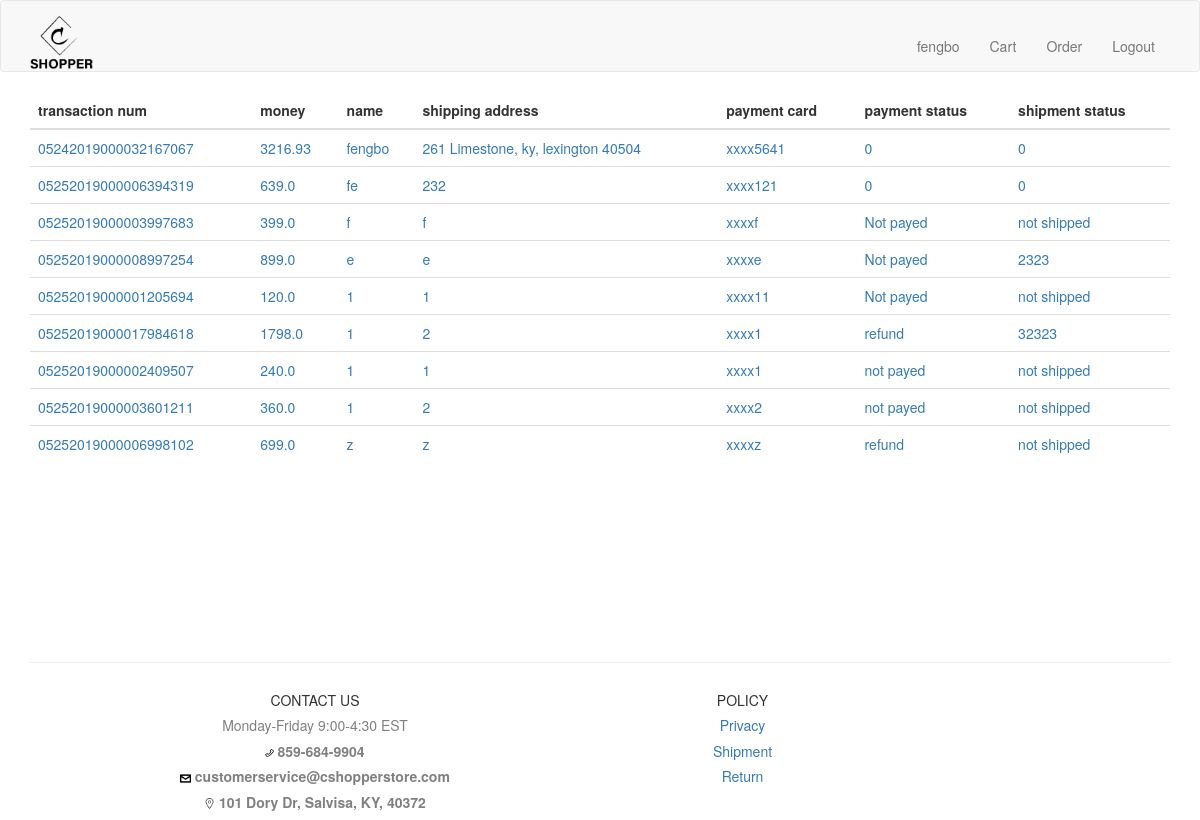
The app's page /mytrans (signed in), older data.
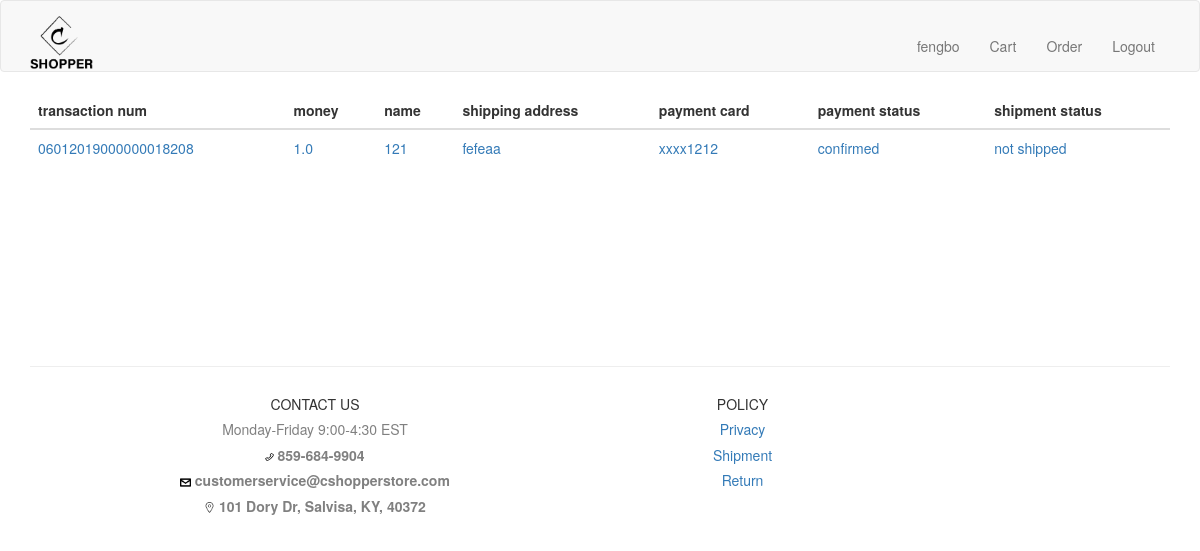
The same page, newer data.
### __init__.py (models this page shows, shortened)
class User(UserMixin, db.Model):
    id = db.Column(db.Integer, primary_key=True)
    username = db.Column(db.String(64), index=True, unique=True)
    email = db.Column(db.String(120), index=True, unique=True)
    password_hash = db.Column(db.String(128))
    '''
    mycart = db.relationship(
        'Products', secondary=shopingcart,
        primaryjoin=(shopingcart.c.user_id == id),
        secondaryjoin=(shopingcart.c.prd_id == Products.id),
        backref=db.backref('buyer', lazy='dynamic'), lazy='dynamic')
    '''
    '''
    def addtocart(self, prd):
        if not self.is_in_cart(prd):
            self.mycart.append(prd)

    def remove(self, prd):
        if self.is_in_cart(prd):
            self.mycart.remove(prd)

    def is_in_cart(self, prd):
        return self.mycart.filter(
            shopingcart.c.prd_id == prd.id).count() > 0

    def all_in_my_carts(self):
        return self.mycart.order_by(Products.name.asc()).all()
    '''

class Transsummary(db.Model):
    id = db.Column(db.Integer, primary_key=True)
    user_id = db.Column(db.Integer, db.ForeignKey('user.id'),
        nullable=False)
    money=db.Column(db.Float)
    transnum=db.Column(db.String(20))#8+8+4
    time=db.Column(db.String(8))
    shipname=db.Column(db.String(30))
    addr=db.Column(db.String(200))
    creditcard=db.Column(db.String(30)) #card number
    creditname=db.Column(db.String(30)) #card name
    creditid=db.Column(db.String(4))  #3240 last 4 or 3
    creditexpmonth=db.Column(db.String(2)) #02
    creditexpyear=db.Column(db.String(4)) #2022
    paymentstatus=db.Column(db.String(100))#1 pay, 0 not pay -1 refund
    shipmentstatus=db.Column(db.String(100))#1ship 0 not ship -1 return back

### __init__.py (the view)
@app.route('/mytrans')
@login_required
def mytrans():
    alltrans = Transsummary.query.filter_by(user_id= current_user.id).all()
    return render_template('mytrans.html', trans=alltrans)

### __init__.py (called while the page is built)
@login.user_loader
def load_user(id):
    return User.query.get(int(id))

### templates/mytrans.html
{% extends "base.html" %}
{% import 'bootstrap/wtf.html' as wtf %}
{% block app_content %}
  <div>
        <table class="table">
          <thead>
              <tr>
                <th scope="col">transaction num</th>
                <th scope="col">money</th>
                <th scope="col">name</th>
                <th scope="col">shipping address</th>
                <th scope="col">payment card</th>
                <th scope="col">payment status</th>
                <th scope="col">shipment status</th>
              </tr>
          </thead>
          <tbody>
          {% if trans %}
              {% for any in trans %}
              <tr>
                <td >
                  <a href="{{ url_for('transdetail', transnum= any.transnum) }}">{{ any.transnum}}</a>
                </td>
                <td >
                  <a>{{ any.money}}</a>
                </td>
                <td >
                  <a>{{ any.shipname}}</a>
                </td>
                <td >
                  <a>{{ any.addr}}</a>
                </td>
                <td >
                  <a>xxxx{{ any.creditcard[-4:]}}</a>
                </td>
                <td >
                  <a>{{ any.paymentstatus}}</a>
                </td>
                <td >
                  <a>{{ any.shipmentstatus}}</a>
                </td>
              </tr>
              {% endfor %}
        {% endif %}
        </tbody>
        </table>
   </div>
{% endblock %}

### templates/base.html (shortened to what this page needs)
{% extends 'bootstrap/base.html' %}
{% block navbar %}
    <nav class="navbar navbar-default">
        <div class="container">
            <div class="navbar-header">
                <a class="navbar-brand" href="{{ url_for('index') }}"><img width="9%" src="{{url_for('static', filename='cshopper.png')}}"/></a>
            </div>
            <div class="collapse navbar-collapse" id="bs-example-navbar-collapse-1">
                <ul class="nav navbar-nav navbar-right">
		   <br>
                    {% if current_user.is_anonymous %}
                    <li><a href="{{ url_for('login') }}">Login</a></li>
                    {% else %}
                    <li><a >{{current_user.username}}</a></li>
                      {% if current_user.username=="shaochaoqun" %}
                      <li><a href="{{ url_for('managerpage') }}">Manager</a></li>
                      {% else %}
                      <li><a href="{{ url_for('showmycart') }}">Cart</a></li>
                      <li><a href="{{ url_for('mytrans') }}">Order</a></li>
                      {% endif %}
                    <li><a href="{{ url_for('logout') }}">Logout</a></li>
                    {% endif %}
		    <br><br>
                </ul>
            </div>
        </div>
    </nav>
{% endblock %}
{% block content %}
    <div class="container">
        {% block app_content %}{% endblock %}
	<br><br><br><br>
<br><br><br><br>
	<footer class="page-footer font-small blue pt-4">
	  <div class="container-fluid text-center text-md-left">
	    <div class="row">
	      <hr class="clearfix w-100 d-md-none pb-3">
	      <div class="col-md-6 mt-md-0 mb-3">
		<h5 class="text-uppercase">Contact Us</h5>
		<h5 style="color:grey;">Monday-Friday 9:00-4:30 EST</h5>
<h5 style="color:grey;"><img width="1.5%" src="{{url_for('static', filename='phone.png')}}"/><strong> 859-684-9904</strong> </h5>
<h5 style="color:grey;"><img width="2%" src="{{url_for('static', filename='email.png')}}"/><strong> customerservice@cshopperstore.com</strong></h5>
        <h5 style="color:grey;"><img width="2%" src="{{url_for('static', filename='map.png')}}"/><strong> 101 Dory Dr, Salvisa, KY, 40372</strong></h5>
	      </div>
	      <div class="col-md-3 mb-md-0 mb-3">
		<h5 class="text-uppercase">Policy</h5>
                <ul class="list-unstyled">
                  <li>
			  <h5> <a href="{{ url_for('policy',pname='privacy') }}">Privacy</a> </h5>
                  </li>
                  <li>
			  <h5><a href="{{ url_for('policy',pname='shipment') }}">Shipment</a></h5>
                  </li>
                  <li>
			  <h5><a href="{{ url_for('policy',pname='return') }}">Return</a></h5>
                  </li>
                </ul>
	      </div>
	    </div>
	  </div>
	</footer>
    </div>
{% endblock %}

Row changes from the older to the newer data that the page shows:
removed Transsummary: transnum "05252019000006394319", money "639.0", shipname "fe", addr "232", creditcard "121", paymentstatus "0", shipmentstatus "0"
removed Transsummary: transnum "05252019000003997683", money "399.0", shipname "f", addr "f", creditcard "f", paymentstatus "Not payed", shipmentstatus "not shipped"
removed Transsummary: transnum "05252019000008997254", money "899.0", shipname "e", addr "e", creditcard "e", paymentstatus "Not payed", shipmentstatus "2323"
removed Transsummary: transnum "05252019000001205694", money "120.0", shipname "1", addr "1", creditcard "11", paymentstatus "Not payed", shipmentstatus "not shipped"
removed Transsummary: transnum "05252019000017984618", money "1798.0", shipname "1", addr "2", creditcard "1", paymentstatus "refund", shipmentstatus "32323"
removed Transsummary: transnum "05252019000002409507", money "240.0", shipname "1", addr "1", creditcard "1", paymentstatus "not payed", shipmentstatus "not shipped"
removed Transsummary: transnum "05252019000003601211", money "360.0", shipname "1", addr "2", creditcard "2", paymentstatus "not payed", shipmentstatus "not shipped"
removed Transsummary: transnum "05252019000006998102", money "699.0", shipname "z", addr "z", creditcard "z", paymentstatus "refund", shipmentstatus "not shipped"
changed Transsummary: transnum "05242019000032167067" → "06012019000000018208"; money "3216.93" → "1.0"; shipname "fengbo" → "121"; addr "261 Limestone, ky, lexington 40504" → "fefeaa"; creditcard "5641" → "1212"; paymentstatus "0" → "confirmed"; shipmentstatus "0" → "not shipped"
